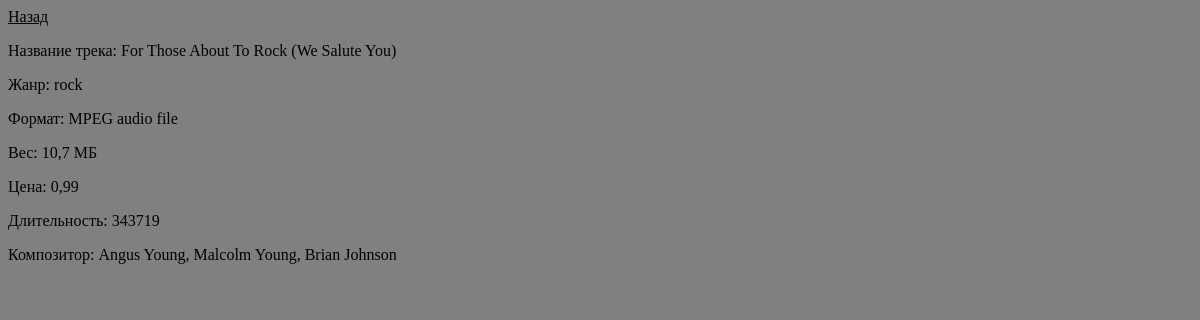
The page /track/1/ on the database as committed earlier.
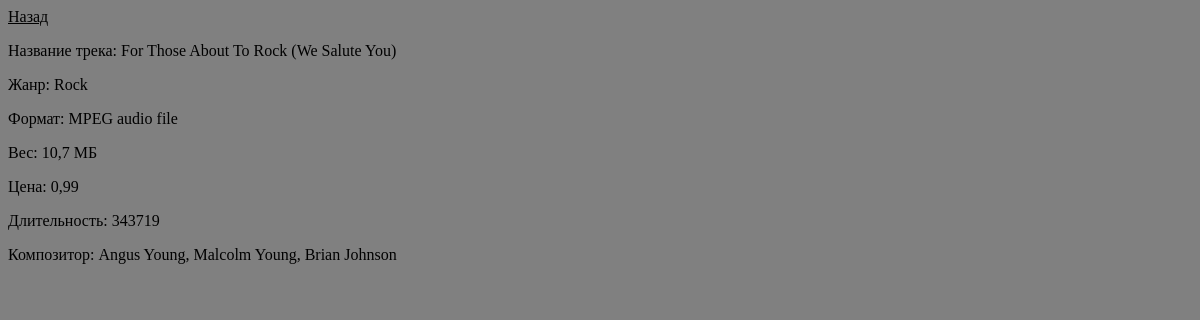
The same page on the database as committed later.
### kAboom/models.py (models this page shows, shortened)
class Track(models.Model):
    name = models.CharField(max_length=200)
    album = models.ForeignKey(Album, on_delete=models.CASCADE)
    media_type = models.ForeignKey(MediaType, on_delete=models.CASCADE)
    genre = models.ForeignKey(Genre, on_delete=models.CASCADE)
    composer = models.CharField(max_length=220, null=True)
    milliseconds = models.IntegerField(default=None)
    bytes = models.IntegerField(default=None)
    until_price = models.FloatField(default=None)

class Genre(models.Model):
    name = models.CharField(max_length=120)

class MediaType(models.Model):
    name = models.CharField(max_length=120)

### kAboom/views.py (the view)
# urls.py: path('track/<int:track_id>/', views.track, name='track'),
def track(request, track_id):
    track_details = get_object_or_404(Track, id=track_id)
    context = {'track_details': track_details}
    return render(request, 'kAboom/track.html', context)

### kAboom/templates/kAboom/track.html (shortened to what this page needs)
{% load static %}
<!DOCTYPE html>
<html lang="en">
<head>
    <link rel="stylesheet" type="text/css" href="{% static 'kAboom/css.css' %}">
</head>
<body>
<a href="{% url 'kAboom:album' track_details.album_id %}">Назад</a>
    <div>
    <p>Название трека: {{ track_details.name }}</p>
    <p>Жанр: {{ track_details.genre.name }}</p>
    <p>Формат: {{ track_details.media_type.name }}</p>
    <p>Вес: {{ track_details.bytes|filesizeformat }}</p>
    <p>Цена: {{ track_details.until_price }}</p>
    <p>Длительность: {{ track_details.milliseconds }}</p>
    <p>Композитор: {{ track_details.composer }}</p>
    </div>
</body>
</html>

### kAboom/static/kAboom/css.css (style rules this page uses)
body { background: grey; }
a { color: black; text-decoration: underline; }

Rows that differ between the two databases and show on the page:
changed through a linked row, Track "For Those About To Rock (We Salute You)": genre.name "rock" → "Rock"
